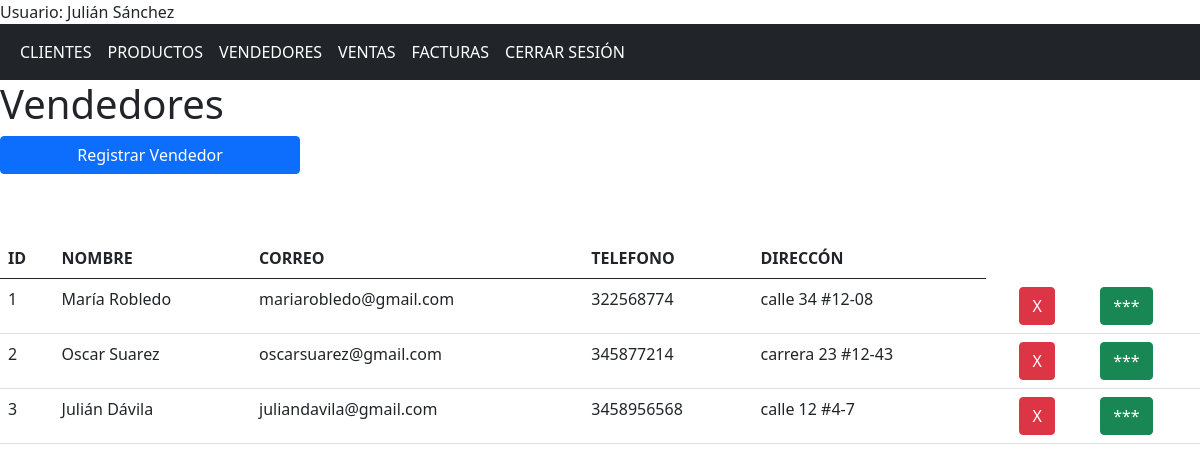
Screenshot of /vendedores (signed in) with the database file from the repository.
### app/models/models.py (models this page shows, shortened)
class Usuario(db.Model, UserMixin):
    id = db.Column(db.Integer, primary_key = True)
    nombre = db.Column(db.String(150), nullable = False)
    correo = db.Column(db.String(150), nullable = False, unique = True)
    contrasena = db.Column(db.String(150), nullable = False)

class Vendedor(db.Model):
    id = db.Column(db.Integer, primary_key = True)
    nombre = db.Column(db.String(150), nullable = False)
    direccion = db.Column(db.String(150), nullable = False)
    telefono = db.Column(db.String(15), nullable = False)
    correo = db.Column(db.String(150), nullable = False, unique = True)

### app/controllers/nav.py (the view)
@nav.route('/vendedores')
@login_required
def vendedores():
    vendedores = Vendedor.query.all()
    return render_template('vendedores.html', vendedores = vendedores)

### app/templates/vendedores.html (shortened to what this page needs)
{% extends "base.html" %}
{% block contenido %}
<div class="row">
    <h1>Vendedores</h1>
</div>
<button class=" btn btn-primary col-sm-3 mb-3" id="registrar">Registrar Vendedor</button>
<div class="row mt-5">
<div class="col">
    <table class="table table-hover">
        <tr>
            <th>ID</th>
            <th>NOMBRE</th>
            <th>CORREO</th>
            <th>TELEFONO</th>
            <th>DIRECCÓN</th>
        </tr>
        <tbody id="tbody">
            {% for vendedor in vendedores %}
            <tr>
                <td>{{vendedor.id}}</td>
                <td>{{vendedor.nombre}}</td>
                <td>{{vendedor.correo}}</td>
                <td>{{vendedor.telefono}}</td>
                <td>{{vendedor.direccion}}</td>
                <td>{{vendedor.estado}}</td>
                <form action="{{url_for('vendedor.eliminar_vendedor')}}" method="post">
                    <td><button class="btn btn-danger" name="id" value="{{vendedor.id}}" type="submit">X</button></td>
                    <td><button class="btn btn-success boton_info" name="info" value="{{vendedor.id}}" type="button">***</button></td>
                </form>
            </tr>
            {% endfor%}
        </tbody>
    </table>
</div>
</div>
{% endblock %}

### app/templates/base.html (shortened to what this page needs)
<!DOCTYPE html>
<html lang="en">
<head>
    <link href="https://cdn.jsdelivr.net/npm/bootstrap@5.0.2/dist/css/bootstrap.min.css" rel="stylesheet">
    <link rel="stylesheet" href="{{ url_for('static', filename='css/styles.css') }}">
</head>
<body>
    {% if current_user.is_authenticated %}
    <div>Usuario: {{ current_user.nombre }}</div>
    {% endif %}
    <nav class="navbar navbar-expand-sm bg-dark navbar-dark">
        <div class="container-fluid">
            <ul class="navbar-nav">
                {% if current_user.is_authenticated %}
                <li class="nav-item">
                    <a class="nav-link active" href="{{url_for('nav.clientes')}}"> CLIENTES</a>
                </li>
                <li class="nav-item">
                    <a class="nav-link active" href="{{url_for('nav.productos')}}">PRODUCTOS</a>
                </li>
                <li class="nav-item">
                    <a class="nav-link active" href="{{url_for('nav.vendedores')}}">VENDEDORES</a>
                </li>
                <li class="nav-item">
                    <a class="nav-link active" href="{{url_for('nav.compras')}}">VENTAS</a>
                </li>
                <li class="nav-item">
                    <a class="nav-link active" href="{{url_for('nav.facturas')}}">FACTURAS</a>
                </li>
                <li class="nav-item">
                    <a class="nav-link active" href="{{url_for('aut.logout')}}">CERRAR SESIÓN</a>
                </li>
                {% endif %}
            </ul>
        </div>
    </nav>
    {%block contenido%}{%endblock%}
</body>
</html>

### rows the page displays
Usuario: nombre "Julián Sánchez"
Vendedor: id "1", nombre "María Robledo", correo "mariarobledo@gmail.com", telefono "322568774", direccion "calle 34 #12-08"
Vendedor: id "2", nombre "Oscar Suarez", correo "oscarsuarez@gmail.com", telefono "345877214", direccion "carrera 23 #12-43"
Vendedor: id "3", nombre "Julián Dávila", correo "juliandavila@gmail.com", telefono "3458956568", direccion "calle 12 #4-7"
